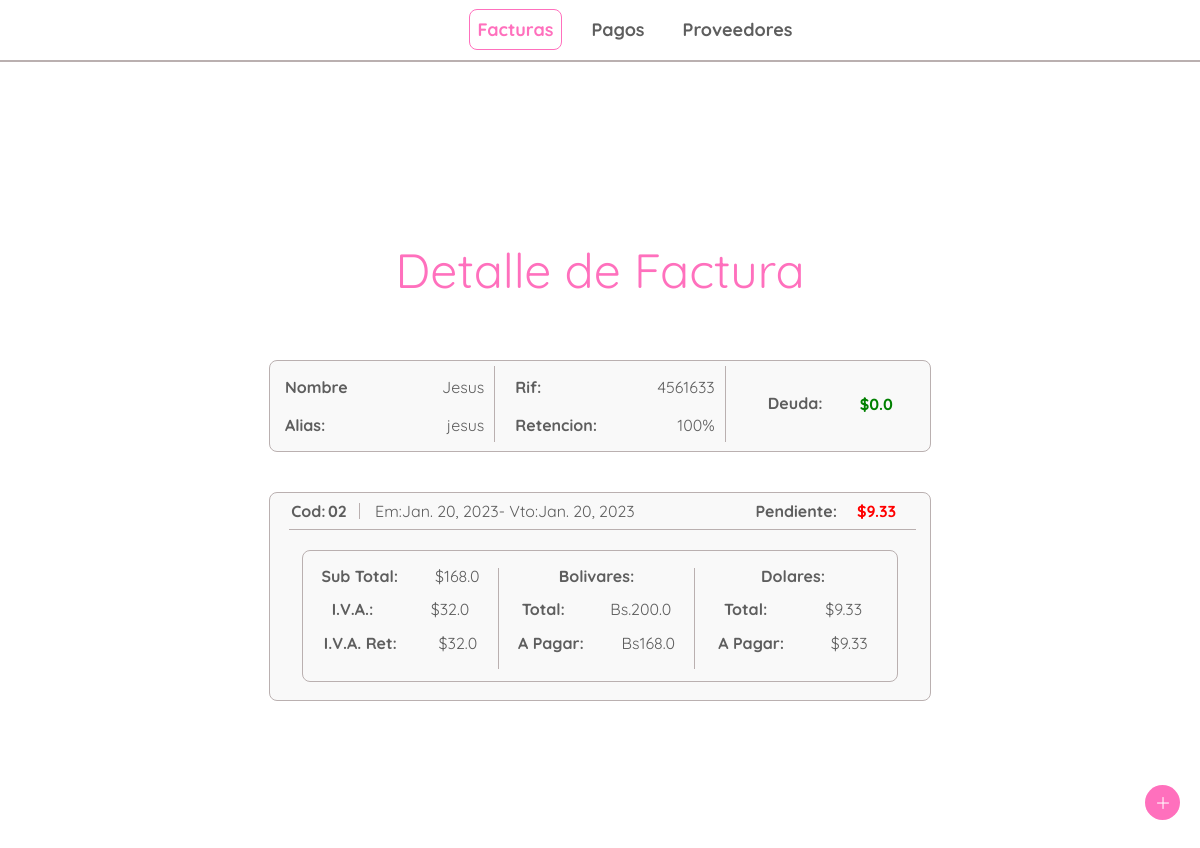
/bills/3/detail, run on an earlier commit of the app's database.
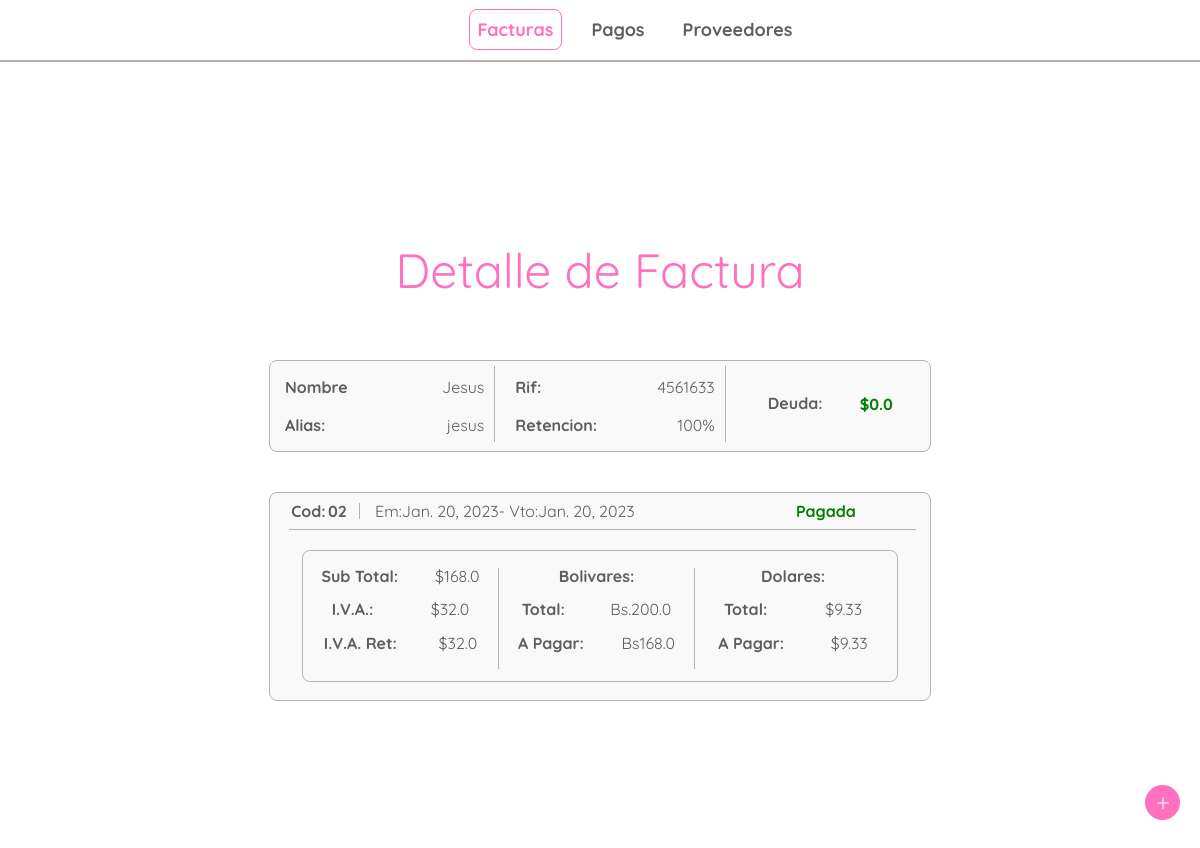
And on a later commit of the database.
### bills/models.py (models this page shows)
class Bill(models.Model):
    id = HashidAutoField(primary_key=True)
    bill_number = models.CharField(max_length=20,null=False)
    emission_date = models.DateField(default= django.utils.timezone.now)
    due_date = models.DateField(default= django.utils.timezone.now)
    provider = models.ForeignKey(Provider, on_delete=models.CASCADE, null=False)
    total_amount_bs = models.FloatField(default=0)
    sub_total_bs = models.FloatField(default=0)
    tax_bs = models.FloatField(default=0)
    retained_tax_bs = models.FloatField(default=0)
    amount_to_pay_bs = models.FloatField(default=0)
    exchange_rate = models.FloatField(default=0)
    total_amount_dollar = models.FloatField(default=0)
    amount_to_pay_dollar = models.FloatField(default=0)
    paid = models.BooleanField(default='False')
    note = models.CharField(max_length=200, default='')
    rest_to_pay_dollar = models.FloatField(default=0)

### providers/models.py (models this page shows)
class Provider(models.Model):
    id = HashidAutoField(primary_key=True)
    rif = models.CharField(max_length=15)
    name = models.CharField(max_length=70)
    nickname = models.CharField(max_length= 70)
    TAXES = [
        ('0','0% tax retained'),
        ('75','75% tax retained'),
        ('100','100% tax retained'),
    ]
    taxtype = models.CharField(max_length=3, choices=TAXES)
    dollar_debt = models.FloatField(default=0)

### bills/views.py (the view)
# urls.py: path('<str:bill_id>/detail', views.bill_detail, name='bill_detail'),
def bill_detail(request, bill_id):
    request = reset_messages(request)
    try:
        bill = Bill.objects.get(pk=bill_id)
    except (KeyError, Bill.DoesNotExist):
        request.session['message'] = 'No se encontro la factura'
        request.session['message_shown'] = False
        return redirect('bills:index')
    else:
        return render(request, 'bills/bill_detail_2.html',{
            'bill': bill,
        })

### bills/views.py (called while the page is built)
def reset_messages(request):
    try :
        aux = request.session['message_shown']
    except KeyError:
        request.session['message_shown'] = False
        request.session['message'] = ''
    else:
        if not request.session['message_shown'] :
            request.session['message_shown'] = True
        else:
            request.session['message'] = ''
        return request

### bills/templates/bills/bill_detail_2.html (shortened to what this page needs)
{% extends 'bills/header.html' %}
{% block content %}
{% load static %}
<body>
<div class="details">
    <div class="details-container">
        <div class="title">
            <p>Detalle de Factura</p>
        </div>
        <div class="general-details">
            <div class="general-details-left">
                <div>
                    <p>Nombre</p>
                    <p>{{bill.provider.name}}</p>
                </div>
                <div>
                    <p>Alias:</p>
                    <p>{{bill.provider.nickname}}</p>
                </div>
            </div>
            <div class="general-details-center">
                <div>
                    <p>Rif:</p>
                    <p>{{bill.provider.rif}}</p>
                </div>
                <div>
                    <p>Retencion:</p>
                    <p>{{bill.provider.taxtype}}%</p>
                </div>
            </div>
            <div class="general-details-right">
                <p class="general-details-right-p">Deuda:</p>
                {% if bill.provider.dollar_debt > 0 %}
                    <p class="debt">${{bill.provider.dollar_debt}}</p>
                {% else %}
                    <p class="paid">${{bill.provider.dollar_debt}}</p>
                {% endif %}
            </div>
        </div>
        <div class="details-content">
            <div class="detail-head">
                <div class="detail-head-left">
                    <p>Cod:</p>
                    <p>{{bill.bill_number}}</p>
                </div>
                <div class="detail-head-center">
                    <p> Em: </p>
                    <p>{{bill.emission_date}}</p>
                    <p>-  Vto:</p>
                    <p>{{bill.due_date}}</p>
                </div>
                <div class="detail-head-right">
                    {% if bill.rest_to_pay_dollar > 0 %}
                        <p>Pendiente:</p>
                        <p class="debt">${{bill.rest_to_pay_dollar}}</p>
                    {% else %}
                        <p class="paid">Pagada</p>
                    {% endif %}
                </div>
            </div>
            <div class="detail-body">
                <div class="detail-body-left">
                    <div>
                        <p>Sub Total:</p>
                        <p>${{bill.sub_total_bs}}</p>
                    </div>
                    <div>
                        <p>I.V.A.:</p>
                        <p>${{bill.tax_bs}}</p>
                    </div>
                    <div>
                        <p>I.V.A. Ret:</p>
                        <p>${{bill.retained_tax_bs}}</p>
                    </div>
                </div>
                <div class="detail-body-center">
                    <div>
                        <p>Bolivares:</p>
                    </div>
                    <div>
                        <p>Total:</p>
                        <p>Bs.{{bill.total_amount_bs}}</p>
                    </div>
                    <div>
                        <p>A Pagar:</p>
                        <p>Bs{{bill.amount_to_pay_bs}}</p>
                    </div>
                </div>
                <div class="detail-body-right">
                    <div>
                        <p>Dolares:</p>
                    </div>
                    <div>
                        <p>Total:</p>
                        <p>${{bill.amount_to_pay_dollar}}</p>
                    </div>
                    <div>
                        <p>A Pagar:</p>
                        <p>${{bill.amount_to_pay_dollar}}</p>
                    </div>
                </div>
            </div>
        </div>
    </div>
    <div class="add">
        <figure class="figure">
            <img src="{% static 'bills/images/plus.png'  %}" alt="new-bill">
        </figure>
    </div>
</div>
</body>
{% endblock %}

What changed in the data, as far as the page shows it:
changed Bill "Jesus": rest_to_pay_dollar "9.33" → (not shown)
Also different on the page:
text no longer shown: "Pendiente: $"
text now shown: "Pagada"
